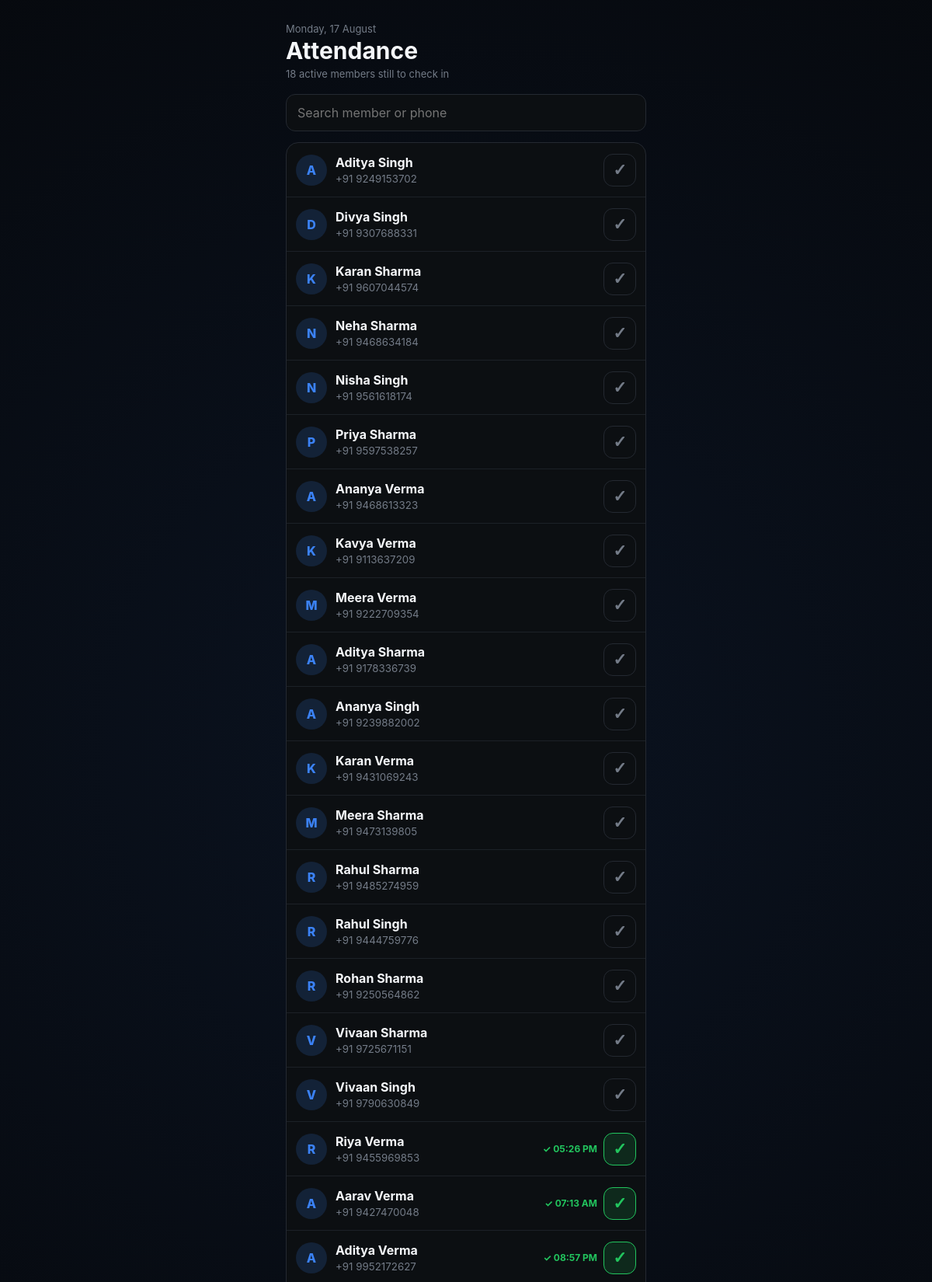
The app's page /attendance (signed in, upper part) with its own data.
### models.py (models this page shows, shortened)
class Member(db.Model):
    __tablename__ = "member"
    id = db.Column(db.Integer, primary_key=True)
    owner_id = db.Column(
        db.Integer,
        db.ForeignKey("gym_owner.id"),
        nullable=False,
        index=True
    )
    name = db.Column(db.String(100), nullable=False)
    address = db.Column(db.String(150), nullable=False)
    phone = db.Column(db.String(15), nullable=False)
    join_date = db.Column(db.Date, nullable=False)
    notes = db.Column(db.Text)
    active = db.Column(db.Boolean, default=True)
    current_plan_id = db.Column(
        db.Integer,
        db.ForeignKey("membership_plan.id")
    )
    current_plan = db.relationship("MembershipPlan", foreign_keys=[current_plan_id])
    membership_start = db.Column(db.Date)
    membership_expiry = db.Column(db.Date)
    memberships = db.relationship(
        "Membership",
        backref="member",
        lazy=True,
        cascade="all, delete-orphan"
    )
    attendance = db.relationship(
        "Attendance",
        backref="member",
        lazy=True,
        cascade="all, delete-orphan"
    )
    __table_args__ = (
        db.UniqueConstraint(
            "owner_id",
            "name",
            name="uq_owner_member_name"
        ),
    )

class Attendance(db.Model):
    __tablename__ = "attendance"
    id = db.Column(db.Integer, primary_key=True)
    member_id = db.Column(
        db.Integer,
        db.ForeignKey("member.id"),
        nullable=False
    )
    check_in = db.Column(
        db.DateTime,
        nullable=False,
        default=datetime.utcnow
    )
    attendance_date = db.Column(
        db.Date,
        nullable=False,
        default=date.today
    )
    notes = db.Column(db.String(100))
    __table_args__ = (
        db.UniqueConstraint(
            "member_id",
            "attendance_date",
            name="uq_member_attendance"
        ),
    )

### routes/members.py (the view)
@members_bp.route("/attendance")
@login_required
def attendance():
    today = date.today()
    yesterday = today - relativedelta(days=1)
    now = datetime.now()
    members = Member.query.filter_by(owner_id=current_user.id).all()
    today_attendance = {
        record.member_id: record
        for record in Attendance.query.join(Member).filter(
            Member.owner_id == current_user.id,
            Attendance.attendance_date == today,
        ).all()
    }
    yesterday_attendance = {
        record.member_id: record
        for record in Attendance.query.join(Member).filter(
            Member.owner_id == current_user.id,
            Attendance.attendance_date == yesterday,
        ).all()
    }
    def member_order(member):
        attendance_record = today_attendance.get(member.id)
        if not member.active:
            status_rank = 2
        elif attendance_record is None:
            status_rank = 0
        else:
            status_rank = 1
        yesterday_record = yesterday_attendance.get(member.id)
        if yesterday_record:
            hour_distance = abs(yesterday_record.check_in.hour - now.hour)
            yesterday_rank = 0
        else:
            hour_distance = 99
            yesterday_rank = 1
        return status_rank, yesterday_rank, hour_distance, member.name.lower()
    ordered_members = sorted(members, key=member_order)
    return render_template(
        "attendance.html",
        members=ordered_members,
        attendance_by_member=today_attendance,
        today=today,
        active_unchecked=sum(m.active and m.id not in today_attendance for m in members),
        active_page="attendance",
    )

### main.py (called while the page is built)
def create_app():
    app = Flask(__name__)
    app.secret_key = "ppp"
    app.config["SQLALCHEMY_DATABASE_URI"] = "sqlite:///gym.db"
    app.config["SQLALCHEMY_TRACK_MODIFICATIONS"] = False
    db.init_app(app)
    login_manager = LoginManager()
    login_manager.init_app(app)
    login_manager.login_view = "auth.login"
    @login_manager.user_loader
    def load_user(user_id):
        return db.session.get(GymOwner, int(user_id))
    from routes.admin import admin_bp
    from routes.auth import auth_bp
    from routes.members import members_bp
    from routes.settings import settings_bp
    app.register_blueprint(auth_bp)
    app.register_blueprint(members_bp)
    app.register_blueprint(settings_bp)
    app.register_blueprint(admin_bp)
    return app

### templates/attendance.html (shortened to what this page needs)
{% extends "components/base.html" %}
{% block head %}
<link rel="stylesheet" href="{{ url_for('static', filename='css/attendance.css') }}">
{% endblock %}
{% block body %}
<header class="attendance-header">
  <div>
    <p class="eyebrow">{{ today.strftime('%A, %d %B') }}</p>
    <h1>Attendance</h1>
    <p class="summary">{{ active_unchecked }} active member{{ '' if active_unchecked == 1 else 's' }} still to check in</p>
  </div>
</header>
<div class="search-wrap">
  <input id="search" type="search" placeholder="Search member or phone" autocomplete="off">
</div>
<section class="member-list" aria-label="Member attendance list">
  {% for member in members %}
  {% set record = attendance_by_member.get(member.id) %}
  <article class="attendance-member {% if not member.active %}inactive{% endif %}" data-member data-search-text="{{ (member.name ~ ' ' ~ member.phone ~ ' ' ~ member.address)|lower }}">
    <a class="member-profile" href="{{ url_for('members.member_details', member_id=member.id) }}">
      <span class="avatar">{{ member.name[0]|upper }}</span>
      <span class="member-copy">
        <strong>{{ member.name }}</strong>
        <small>{% if not member.active %}Inactive · {% endif %}+91 {{ member.phone }}</small>
      </span>
    </a>
    {% if record %}
    <div class="checked-in">
      <span>✓ {{ record.check_in.strftime('%I:%M %p') }}</span>
      <button type="button" class="attendance-toggle checked" data-remove-dialog="remove-{{ member.id }}" aria-label="Remove attendance for {{ member.name }}">✓</button>
    </div>
    {% else %}
    <form method="post" action="{{ url_for('members.check_in_member', member_id=member.id) }}">
      <button class="attendance-toggle" type="submit" aria-label="Mark {{ member.name }} present">✓</button>
    </form>
    {% endif %}
  </article>
  {% else %}
  <p class="empty">No members yet. Add a member before recording attendance.</p>
  {% endfor %}
</section>
{% endblock %}

### templates/components/base.html (shortened to what this page needs)
<!doctype html>
<html lang="en">
<head>
  <link rel="stylesheet" href="{{ url_for('static', filename='css/navbar.css') }}">
  <link rel="stylesheet" href="{{ url_for('static', filename='css/base.css') }}">
  {% block head %}{% endblock %}
</head>
<body>
  <div class="app">
    {% block body %}{% endblock %}
  </div>
</body>
</html>

### static/css/base.css (style rules this page uses)
* { margin: 0; padding: 0; box-sizing: border-box; -webkit-tap-highlight-color: transparent; }
:root { --bg: #050608; --white: #f5f7fa; --muted: #737b87; --blue: #3b82f6; --green: #22c55e; --border: #20242b; --card: #0c0f12; --card2: #050505; --card3: #000000; --activity: #11151a; --navbg: rgba(5, 6, 8, 0.94); --iconbg: #15191e; --line: #1c2127; --cardborder: #242931; }
html { background: var(--bg); }
body { background: radial-gradient(circle at 50% 18%, rgba(59, 130, 246, 0.1), transparent 35%), var(--bg); color: var(--white); transition: background 0.35s, color 0.35s; font-family: -apple-system, BlinkMacSystemFont, "Segoe UI", Roboto, Arial, sans-serif; min-height: 100vh; overflow-x: hidden; }
.app { width: 100%; max-width: 500px; margin: auto; padding: 25px 18px 110px; }

### static/css/attendance.css (style rules this page uses)
.attendance-header { margin: 4px 0 18px; }
.attendance-header h1 { margin: 2px 0 4px; font-size: 30px; }
.eyebrow, .summary { color: var(--muted); margin: 0; font-size: 13px; }
.search-wrap { margin-bottom: 14px; }
#search { width: 100%; box-sizing: border-box; padding: 13px 14px; border: 1px solid var(--cardborder); border-radius: 12px; background: var(--card); color: var(--white); font: inherit; }
.member-list { border: 1px solid var(--cardborder); border-radius: 16px; overflow: hidden; background: var(--card); }
.attendance-member { min-height: 70px; display: flex; align-items: center; gap: 12px; padding: 10px 12px; border-bottom: 1px solid var(--line); }
.member-profile { min-width: 0; flex: 1; display: flex; align-items: center; gap: 11px; color: inherit; text-decoration: none; }
.avatar { width: 40px; height: 40px; flex: 0 0 40px; border-radius: 50%; display: grid; place-items: center; background: rgba(59, 130, 246, .16); color: var(--blue); font-weight: 800; }
.member-copy { min-width: 0; display: grid; gap: 3px; }
.member-copy strong { overflow: hidden; text-overflow: ellipsis; white-space: nowrap; }
.member-copy small { color: var(--muted); }
.attendance-toggle { width: 42px; height: 42px; border: 1px solid var(--cardborder); border-radius: 12px; background: transparent; color: var(--muted); font-size: 21px; font-weight: 800; cursor: pointer; }
.attendance-toggle.checked { border-color: #22c55e; background: rgba(34, 197, 94, .14); color: #22c55e; }
.checked-in { display: flex; align-items: center; gap: 8px; color: #22c55e; font-size: 12px; font-weight: 700; white-space: nowrap; }

### records on screen
Member: name "A", name "Aditya Singh", phone "9249153702"
Member: name "D", name "Divya Singh", phone "9307688331"
Member: name "K", name "Karan Sharma", phone "9607044574"
Member: name "N", name "Neha Sharma", phone "9468634184"
Member: name "N", name "Nisha Singh", phone "9561618174"
Member: name "P", name "Priya Sharma", phone "9597538257"
Member: name "A", name "Ananya Verma", phone "9468613323"
Member: name "K", name "Kavya Verma", phone "9113637209"
Member: name "M", name "Meera Verma", phone "9222709354"
Member: name "A", name "Aditya Sharma", phone "9178336739"
Member: name "A", name "Ananya Singh", phone "9239882002"
Member: name "K", name "Karan Verma", phone "9431069243"
Member: name "M", name "Meera Sharma", phone "9473139805"
Member: name "R", name "Rahul Sharma", phone "9485274959"
Member: name "R", name "Rahul Singh", phone "9444759776"
Member: name "R", name "Rohan Sharma", phone "9250564862"
Member: name "V", name "Vivaan Sharma", phone "9725671151"
Member: name "V", name "Vivaan Singh", phone "9790630849"
Member: name "R", name "Riya Verma", phone "9455969853"
Attendance: check_in "05:26 PM"
Member: name "A", name "Aarav Verma", phone "9427470048"
Attendance: check_in "07:13 AM"
Member: name "A", name "Aditya Verma", phone "9952172627"
Attendance: check_in "08:57 PM"

### other values on screen
{{ active_unchecked }} "18"
{{ '' if active_unchecked == 1 else 's' }} "s"
